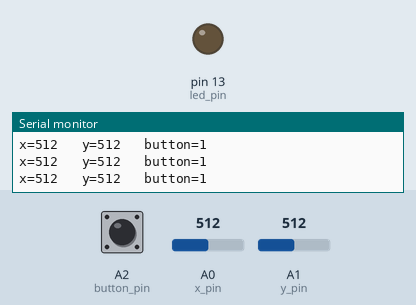
Recording of a sketch running on a simulated Arduino Uno, built with avr-gcc and run on an emulated ATmega328P. Parts: output pins drawn as LEDs (lit = HIGH), the last lines printed to the serial monitor. The inputs (shaded band) are chosen by the test bench; at power-on: A2 (button_pin) HIGH, A0 (x_pin) = 512, A1 (y_pin) = 512.

Above: at 1.2 s.
1.3 s: A2 (button_pin) pulled LOW for 0.15 s
At 1.4 s:
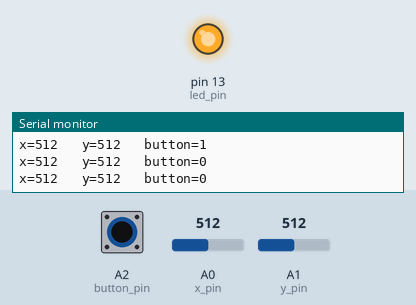
2.9 s: A0 (x_pin) set to 992
5.9 s: A0 (x_pin) set to 1010
7.4 s: A1 (y_pin) set to 108
10.4 s: A1 (y_pin) set to 93
13.4 s: A2 (button_pin) pulled LOW for 3.2 s
At 16.9 s:
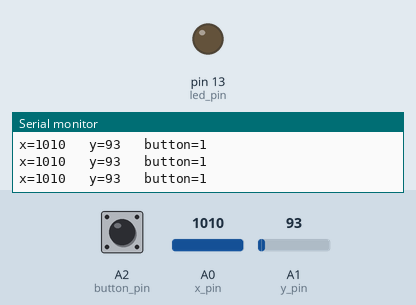
Timing chart, 0 to 18.4 s (numbered marks = the images above; inputs shaded):
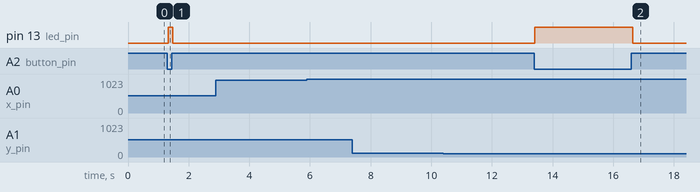

The sketch:

CAR-04-20-Test_joystick.ino
```cpp
/*  04-20 - How to use a Joystick + button module
 *
 * This sketch shows you how to to a joystick module.
 *
 * The module can produce values for the X and Y axes,
 * plus a 1/0 value for the button.
 *
 *
 *
 * Components
 * ----------
 *  - Arduino Uno.
 *  - a joystick module.
 *  - jumper wires.
 *  - An LED with a 330Ohm resistor.
 *
 *  Libraries
 *  ---------
 *  None
 *
 * Connections
 * -----------
 *
 * For the joystick:
 *
 * Arduino    |     Joystick
 * -------------------------
 *    GND     |       GND
 *    5V      |       +5V
 *    A0      |       VRx
 *    A1      |       VRy
 *    A2      |       SW
 *
 *
 *  Created on January 17 2023 by Peter Dalmaris
 *
 */

const byte x_pin      = A0;
const byte y_pin      = A1;
const byte button_pin = A2;
const byte led_pin    = 13;

int x;
int y;
int b;

void setup() {
  pinMode(button_pin, INPUT);
  digitalWrite(button_pin, HIGH);  // Enable the internal pull-up resistor
  pinMode(led_pin, OUTPUT);
  Serial.begin(9600);
}

void loop() {
  // read the joystick inputs
  x = analogRead(x_pin);
  y = analogRead(y_pin);
  b = digitalRead(button_pin);

  // print out the values captured above
  Serial.print("x=");
  Serial.print(x);
  Serial.print("\t y=");
  Serial.print(y);
  Serial.print("\t button=");
  Serial.print(b);
  Serial.println();
  digitalWrite(led_pin, !b);

  delay(10);
}
```

Measured:
- after the input at 1.3 s, pin 13 (led_pin): LOW → HIGH at once, → LOW 0.15 s later
- after the input at 13.4 s, pin 13 (led_pin): LOW → HIGH at once, → LOW 3.2 s later
